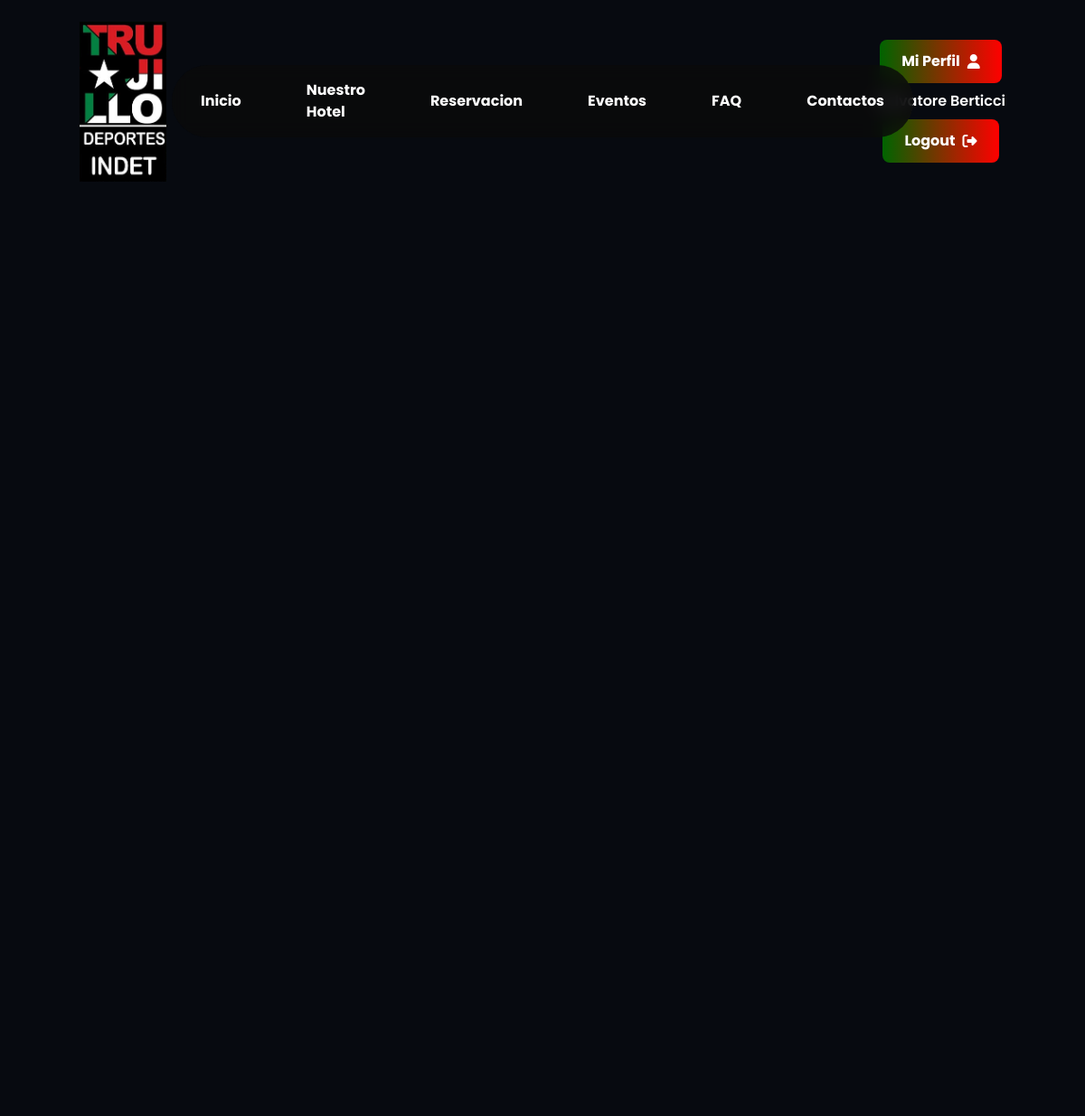
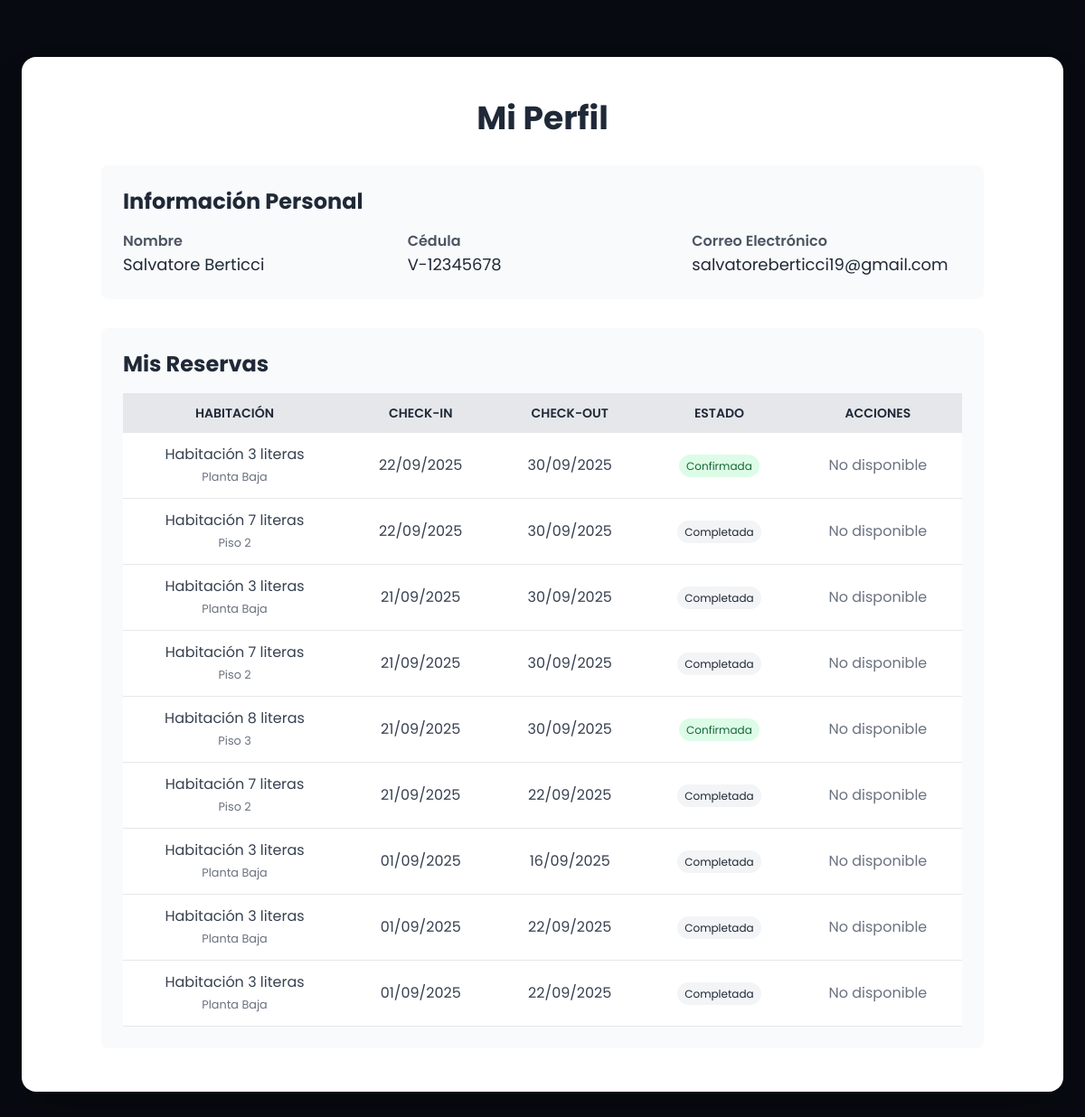
/user_profile.php (signed in), run on the app's committed database (2 pictures, top to bottom).
### tables this page shows
CREATE TABLE `users` (
  `id` int(11) NOT NULL,
  `name` varchar(255) NOT NULL,
  `email` varchar(255) NOT NULL,
  `cedula` varchar(20) DEFAULT NULL,
  `cedula_type` varchar(10) DEFAULT 'V',
  `password` varchar(255) NOT NULL,
  `role` enum('client','admin','maintenance') NOT NULL DEFAULT 'client',
  `is_verified` tinyint(1) NOT NULL DEFAULT 1
);

### user_profile.php (the view, shortened to what this page needs)
<?php
include 'php/db.php';
$user_id = $_SESSION['user_id'];
$user_sql = "SELECT name, email, cedula_type, cedula FROM users WHERE id = ?";
$user_stmt = $conn->prepare($user_sql);
$user_stmt->bind_param("i", $user_id);
$user_stmt->execute();
$user_result = $user_stmt->get_result();
$user = $user_result->fetch_assoc();
$reservations_sql = "SELECT r.id, r.checkin_date, r.checkout_date, r.guest_name, r.guest_lastname, r.status,
                           rm.type as room_type, f.name as floor_name
                    FROM reservations r
                    JOIN rooms rm ON r.room_id = rm.id
                    JOIN floors f ON rm.floor_id = f.id
                    WHERE r.user_id = ?
                    ORDER BY r.checkin_date DESC";
$reservations_stmt = $conn->prepare($reservations_sql);
$reservations_stmt->bind_param("i", $user_id);
$reservations_stmt->execute();
$reservations_result = $reservations_stmt->get_result();
?>
<!DOCTYPE html>
<html lang="es" class="scroll-smooth">
<head>
    <script src="https://cdn.tailwindcss.com"></script>
    <link rel="stylesheet" href="https://cdnjs.cloudflare.com/ajax/libs/font-awesome/6.4.0/css/all.min.css" />
    <link rel="stylesheet" href="css/styles.css">
</head>
<body class="bg-gray-900 text-white">
    <header id="header" class="relative">
        <nav id="navbar" class="fixed top-0 left-0 w-full p-6 z-40 transition-all duration-300">
            <div class="container mx-auto grid grid-cols-3 items-center">
                <div class="justify-self-start">
                    <img src="images/logo.png" alt="INDET Logo" class="w-24 logo">
                </div>
                <div class="hidden md:flex items-center space-x-4 nav-link-container justify-self-center">
                    <a href="index.php" class="nav-button">Inicio</a>
                    <a href="hotel_info.php" class="nav-button">Nuestro Hotel</a>
                    <a href="reservar.php" class="nav-button">Reservacion</a>
                    <a href="events.php" class="nav-button">Eventos</a>
                    <a href="faq.php" class="nav-button">FAQ</a>
                    <a href="#footer" class="nav-button">Contactos</a>
                </div>
                <div class="flex flex-col items-center space-y-2 justify-self-end">
                    <?php if (isset($_SESSION['user_id'])): ?>
                        <a href="user_profile.php" class="login-button">
                            <span>Mi Perfil</span>
                            <i class="fas fa-user"></i>
                        </a>
                        <span class="text-white font-semibold"><?php echo htmlspecialchars($_SESSION['user_name']); ?></span>
                        <a href="php/logout.php" class="login-button">
                            <span>Logout</span>
                            <i class="fas fa-sign-out-alt"></i>
                        </a>
                    <?php endif; ?>
                </div>
            </div>
        </nav>
    </header>
    <main class="relative z-30 bg-transparent flex items-center justify-center min-h-screen pt-24">
        <section class="bg-white text-gray-800 py-12 relative z-30 mx-4 md:mx-auto max-w-6xl rounded-2xl shadow-2xl w-full">
            <div class="container mx-auto px-6">
                <h2 class="text-4xl font-bold text-center mb-8">Mi Perfil</h2>
                <div class="bg-gray-50 p-6 rounded-lg mb-8">
                    <h3 class="text-2xl font-bold mb-4">Información Personal</h3>
                    <div class="grid grid-cols-1 md:grid-cols-3 gap-4">
                        <div>
                            <label class="block font-semibold text-gray-600">Nombre</label>
                            <p class="text-lg"><?php echo htmlspecialchars($user['name']); ?></p>
                        </div>
                        <div>
                            <label class="block font-semibold text-gray-600">Cédula</label>
                            <p class="text-lg"><?php echo htmlspecialchars($user['cedula_type'] . '-' . $user['cedula']); ?></p>
                        </div>
                        <div>
                            <label class="block font-semibold text-gray-600">Correo Electrónico</label>
                            <p class="text-lg"><?php echo htmlspecialchars($user['email']); ?></p>
                        </div>
                    </div>
                </div>
                <div class="bg-gray-50 p-6 rounded-lg">
                    <h3 class="text-2xl font-bold mb-4">Mis Reservas</h3>
                    <?php if ($reservations_result->num_rows > 0): ?>
                        <div class="overflow-x-auto">
                            <table class="min-w-full bg-white">
                                <thead class="bg-gray-200 text-gray-800">
                                    <tr>
                                        <th class="py-3 px-4 uppercase font-semibold text-sm text-center">Habitación</th>
                                        <th class="py-3 px-4 uppercase font-semibold text-sm text-center">Check-in</th>
                                        <th class="py-3 px-4 uppercase font-semibold text-sm text-center">Check-out</th>
                                        <th class="py-3 px-4 uppercase font-semibold text-sm text-center">Estado</th>
                                        <th class="py-3 px-4 uppercase font-semibold text-sm text-center">Acciones</th>
                                    </tr>
                                </thead>
                                <tbody class="text-gray-700">
                                    <?php while($reservation = $reservations_result->fetch_assoc()): ?>
                                        <tr class="hover:bg-gray-100 border-b border-gray-200">
                                            <td class="py-3 px-4 text-center">
                                                <?php echo htmlspecialchars($reservation['room_type']); ?><br>
                                                <small class="text-gray-500"><?php echo htmlspecialchars($reservation['floor_name']); ?></small>
                                            </td>
                                            <td class="py-3 px-4 text-center"><?php echo date('d/m/Y', strtotime($reservation['checkin_date'])); ?></td>
                                            <td class="py-3 px-4 text-center"><?php echo date('d/m/Y', strtotime($reservation['checkout_date'])); ?></td>
                                            <td class="py-3 px-4 text-center">
                                                <span class="px-2 py-1 rounded-full text-xs <?php
                                                    echo $reservation['status'] === 'confirmed' ? 'bg-green-100 text-green-800' :
                                                         ($reservation['status'] === 'pending' ? 'bg-yellow-100 text-yellow-800' :
                                                          'bg-gray-100 text-gray-800');
                                                ?>">
                                                    <?php
                                                    echo $reservation['status'] === 'confirmed' ? 'Confirmada' :
                                                         ($reservation['status'] === 'pending' ? 'Pendiente' :
                                                          'Completada');
                                                    ?>
                                                </span>
                                            </td>
                                            <td class="py-3 px-4 text-center">
                                                <?php if ($reservation['status'] === 'pending'): ?>
                                                    <button onclick="showCancelModal(<?php echo $reservation['id']; ?>)" class="text-red-500 hover:text-red-700">
                                                        <i class="fas fa-times"></i> Cancelar
                                                    </button>
                                                <?php else: ?>
                                                    <span class="text-gray-500">No disponible</span>
                                                <?php endif; ?>
                                            </td>
                                        </tr>
                                    <?php endwhile; ?>
                                </tbody>
                            </table>
                        </div>
                    <?php else: ?>
                        <p class="text-center text-gray-500">No tienes reservas registradas.</p>
                    <?php endif; ?>
                </div>
            </div>
        </section>
    </main>
</body>
</html>

### css/styles.css (style rules this page uses)
:root { --font-montserrat: 'Montserrat', sans-serif; --font-poppins: 'Poppins', sans-serif; --color-green: #006400; --color-red: #FF0000; }
body { font-family: var(--font-poppins); background-color: transparent; }
.logo { transition: transform 0.3s ease; }
.nav-link-container { background-color: rgba(10, 10, 10, 0.8); backdrop-filter: blur(10px); border-radius: 9999px; padding: 0.5rem; display: flex; gap: 0.5rem; }
.nav-button { position: relative; padding: 0.5rem 1.5rem; font-weight: 700; color: white; transition: all 0.3s ease; border-radius: 9999px; }
.login-button { display: inline-flex; align-items: center; gap: 0.5rem; background: linear-gradient(90deg, var(--color-green), var(--color-red), var(--color-green)); background-size: 200% 100%; padding: 0.75rem 1.5rem; border-radius: 8px; font-weight: 700; transition: transform 0.3s, box-shadow 0.3s, background-position 0.5s ease; }

### data on the page
users: name "Salvatore Berticci", cedula_type+cedula "V-12345678", email "salvatoreberticci19@gmail.com"

### other printed values
$_SESSION['user_name'] "Salvatore Berticci"
$reservation['room_type'] "Habitación 3 literas"
$reservation['floor_name'] "Planta Baja"
date('d/m/Y', strtotime($reservation['checkin_date'])) "22/09/2025"
date('d/m/Y', strtotime($reservation['checkout_date'])) "30/09/2025"
$reservation['room_type'] "Habitación 7 literas"
$reservation['floor_name'] "Piso 2"
date('d/m/Y', strtotime($reservation['checkin_date'])) "21/09/2025"
$reservation['room_type'] "Habitación 8 literas"
$reservation['floor_name'] "Piso 3"
date('d/m/Y', strtotime($reservation['checkout_date'])) "22/09/2025"
date('d/m/Y', strtotime($reservation['checkin_date'])) "01/09/2025"
date('d/m/Y', strtotime($reservation['checkout_date'])) "16/09/2025"
